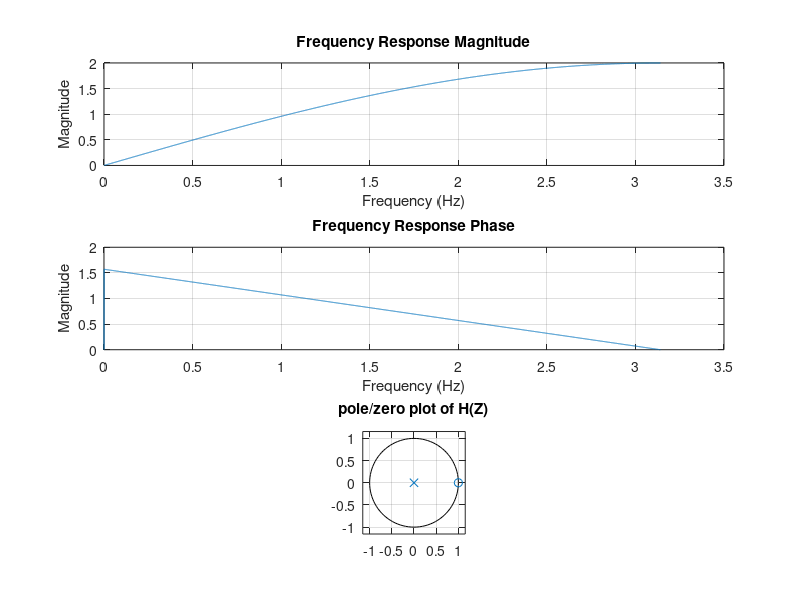

Recreate this plot in MATLAB.
% Adam Dykhouse
% EE 453 section 1
% Homework 3 Question 2

B = [1 -1]; % Numerator coefficients of first order DC block filter
A = [1 0];  % Denominator coefficients of first order DC Block filter
[H,F] = freqz(B,A,8000);

figure
subplot(311);
plot(F, abs(H));
xlabel('Frequency (Hz)');
ylabel('Magnitude');
title('Frequency Response Magnitude');
grid on;

subplot(312);
plot(F, angle(H));
xlabel('Frequency (Hz)');
ylabel('Magnitude');
title('Frequency Response Phase');
grid on;

subplot(313);
plot(F, abs(H));
zplane(B,A);
title('pole/zero plot of H(Z)')
grid on;